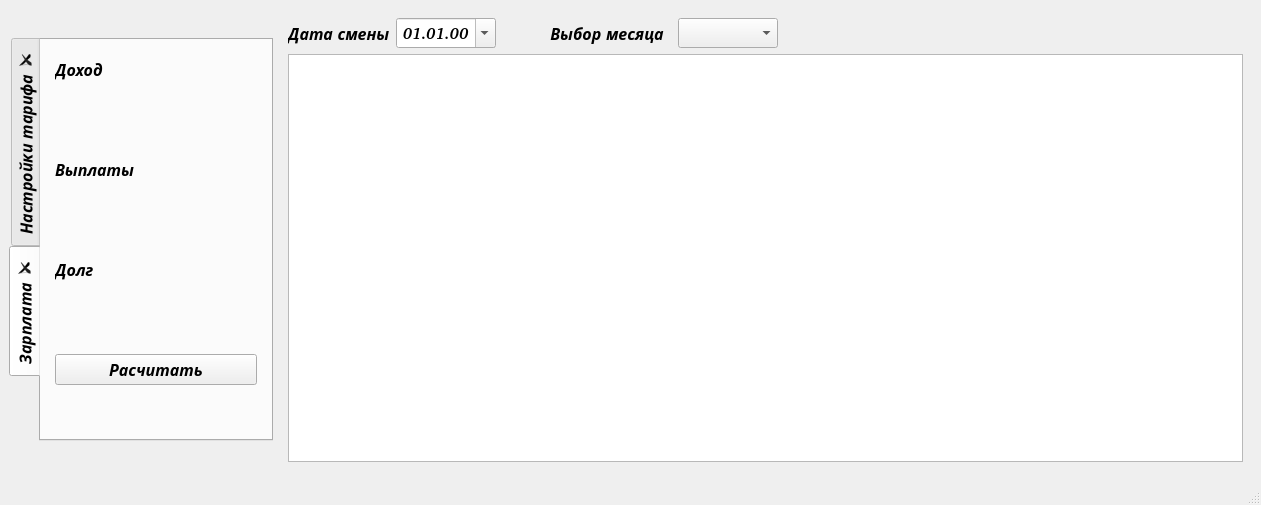
<?xml version="1.0" encoding="UTF-8"?>
<ui version="4.0">
 <class>MainWindow</class>
 <widget class="QMainWindow" name="MainWindow">
  <property name="geometry">
   <rect>
    <x>0</x>
    <y>0</y>
    <width>1261</width>
    <height>505</height>
   </rect>
  </property>
  <property name="sizePolicy">
   <sizepolicy hsizetype="Expanding" vsizetype="Expanding">
    <horstretch>0</horstretch>
    <verstretch>0</verstretch>
   </sizepolicy>
  </property>
  <property name="minimumSize">
   <size>
    <width>800</width>
    <height>300</height>
   </size>
  </property>
  <property name="maximumSize">
   <size>
    <width>1400</width>
    <height>505</height>
   </size>
  </property>
  <property name="font">
   <font>
    <family>C059 [UKWN]</family>
    <pointsize>12</pointsize>
    <weight>75</weight>
    <italic>true</italic>
    <bold>true</bold>
   </font>
  </property>
  <property name="mouseTracking">
   <bool>false</bool>
  </property>
  <property name="tabletTracking">
   <bool>false</bool>
  </property>
  <property name="windowTitle">
   <string>Моя зарплата в такси</string>
  </property>
  <property name="iconSize">
   <size>
    <width>48</width>
    <height>48</height>
   </size>
  </property>
  <widget class="QWidget" name="centralWidget">
   <property name="font">
    <font>
     <weight>75</weight>
     <italic>true</italic>
     <bold>true</bold>
    </font>
   </property>
   <layout class="QHBoxLayout" name="horizontalLayout_2">
    <item>
     <widget class="QTabWidget" name="tabWidget">
      <property name="sizePolicy">
       <sizepolicy hsizetype="Fixed" vsizetype="Fixed">
        <horstretch>0</horstretch>
        <verstretch>0</verstretch>
       </sizepolicy>
      </property>
      <property name="minimumSize">
       <size>
        <width>200</width>
        <height>400</height>
       </size>
      </property>
      <property name="baseSize">
       <size>
        <width>300</width>
        <height>500</height>
       </size>
      </property>
      <property name="tabPosition">
       <enum>QTabWidget::West</enum>
      </property>
      <property name="currentIndex">
       <number>1</number>
      </property>
      <property name="elideMode">
       <enum>Qt::ElideMiddle</enum>
      </property>
      <property name="tabsClosable">
       <bool>true</bool>
      </property>
      <property name="tabBarAutoHide">
       <bool>true</bool>
      </property>
      <widget class="QWidget" name="tab">
       <attribute name="title">
        <string>Настройки тарифа</string>
       </attribute>
       <layout class="QHBoxLayout" name="horizontalLayout_5">
        <item>
         <layout class="QVBoxLayout" name="verticalLayout_2" stretch="0,0,0,0,0">
          <property name="spacing">
           <number>10</number>
          </property>
          <property name="sizeConstraint">
           <enum>QLayout::SetFixedSize</enum>
          </property>
          <property name="leftMargin">
           <number>5</number>
          </property>
          <property name="topMargin">
           <number>5</number>
          </property>
          <property name="rightMargin">
           <number>5</number>
          </property>
          <property name="bottomMargin">
           <number>6</number>
          </property>
          <item>
           <widget class="QLabel" name="label_2">
            <property name="minimumSize">
             <size>
              <width>0</width>
              <height>30</height>
             </size>
            </property>
            <property name="text">
             <string>Выбор тарифа</string>
            </property>
           </widget>
          </item>
          <item>
           <widget class="QComboBox" name="comboBox_selectTariff">
            <property name="sizePolicy">
             <sizepolicy hsizetype="Expanding" vsizetype="Fixed">
              <horstretch>0</horstretch>
              <verstretch>0</verstretch>
             </sizepolicy>
            </property>
            <property name="minimumSize">
             <size>
              <width>150</width>
              <height>30</height>
             </size>
            </property>
            <property name="maximumSize">
             <size>
              <width>100</width>
              <height>30</height>
             </size>
            </property>
            <property name="contextMenuPolicy">
             <enum>Qt::ActionsContextMenu</enum>
            </property>
            <property name="editable">
             <bool>false</bool>
            </property>
            <property name="maxVisibleItems">
             <number>5</number>
            </property>
            <property name="maxCount">
             <number>10</number>
            </property>
           </widget>
          </item>
          <item>
           <widget class="QLabel" name="label_3">
            <property name="minimumSize">
             <size>
              <width>0</width>
              <height>30</height>
             </size>
            </property>
            <property name="text">
             <string>Настройки тарифа</string>
            </property>
           </widget>
          </item>
          <item>
           <widget class="QTableView" name="tableView_settingTariff">
            <property name="sizePolicy">
             <sizepolicy hsizetype="Preferred" vsizetype="Preferred">
              <horstretch>0</horstretch>
              <verstretch>0</verstretch>
             </sizepolicy>
            </property>
            <property name="minimumSize">
             <size>
              <width>200</width>
              <height>200</height>
             </size>
            </property>
            <property name="maximumSize">
             <size>
              <width>200</width>
              <height>400</height>
             </size>
            </property>
            <property name="contextMenuPolicy">
             <enum>Qt::ActionsContextMenu</enum>
            </property>
            <property name="alternatingRowColors">
             <bool>true</bool>
            </property>
            <property name="textElideMode">
             <enum>Qt::ElideMiddle</enum>
            </property>
            <attribute name="horizontalHeaderDefaultSectionSize">
             <number>90</number>
            </attribute>
            <attribute name="horizontalHeaderMinimumSectionSize">
             <number>30</number>
            </attribute>
           </widget>
          </item>
          <item>
           <spacer name="verticalSpacer">
            <property name="orientation">
             <enum>Qt::Vertical</enum>
            </property>
            <property name="sizeHint" stdset="0">
             <size>
              <width>20</width>
              <height>40</height>
             </size>
            </property>
           </spacer>
          </item>
         </layout>
        </item>
       </layout>
      </widget>
      <widget class="QWidget" name="tab_2">
       <attribute name="title">
        <string>Зарплата</string>
       </attribute>
       <layout class="QHBoxLayout" name="horizontalLayout_6">
        <item>
         <layout class="QVBoxLayout" name="verticalLayout_3" stretch="0,0,0,0,0,0,0,0,0,0,0">
          <property name="spacing">
           <number>10</number>
          </property>
          <property name="sizeConstraint">
           <enum>QLayout::SetFixedSize</enum>
          </property>
          <property name="leftMargin">
           <number>5</number>
          </property>
          <property name="topMargin">
           <number>5</number>
          </property>
          <property name="rightMargin">
           <number>5</number>
          </property>
          <property name="bottomMargin">
           <number>5</number>
          </property>
          <item>
           <widget class="QLabel" name="label_6">
            <property name="minimumSize">
             <size>
              <width>100</width>
              <height>30</height>
             </size>
            </property>
            <property name="text">
             <string>Доход</string>
            </property>
           </widget>
          </item>
          <item>
           <widget class="QLabel" name="label_salary">
            <property name="enabled">
             <bool>true</bool>
            </property>
            <property name="minimumSize">
             <size>
              <width>100</width>
              <height>30</height>
             </size>
            </property>
            <property name="frameShape">
             <enum>QFrame::NoFrame</enum>
            </property>
            <property name="text">
             <string/>
            </property>
            <property name="alignment">
             <set>Qt::AlignCenter</set>
            </property>
            <property name="buddy">
             <cstring></cstring>
            </property>
           </widget>
          </item>
          <item>
           <spacer name="verticalSpacer_4">
            <property name="orientation">
             <enum>Qt::Vertical</enum>
            </property>
            <property name="sizeType">
             <enum>QSizePolicy::Fixed</enum>
            </property>
            <property name="sizeHint" stdset="0">
             <size>
              <width>20</width>
              <height>20</height>
             </size>
            </property>
           </spacer>
          </item>
          <item>
           <widget class="QLabel" name="label_7">
            <property name="minimumSize">
             <size>
              <width>100</width>
              <height>30</height>
             </size>
            </property>
            <property name="text">
             <string>Выплаты</string>
            </property>
           </widget>
          </item>
          <item>
           <widget class="QLabel" name="label_payOut">
            <property name="enabled">
             <bool>true</bool>
            </property>
            <property name="minimumSize">
             <size>
              <width>100</width>
              <height>30</height>
             </size>
            </property>
            <property name="text">
             <string/>
            </property>
            <property name="alignment">
             <set>Qt::AlignCenter</set>
            </property>
           </widget>
          </item>
          <item>
           <spacer name="verticalSpacer_3">
            <property name="orientation">
             <enum>Qt::Vertical</enum>
            </property>
            <property name="sizeType">
             <enum>QSizePolicy::Fixed</enum>
            </property>
            <property name="sizeHint" stdset="0">
             <size>
              <width>20</width>
              <height>20</height>
             </size>
            </property>
           </spacer>
          </item>
          <item>
           <widget class="QLabel" name="label_9">
            <property name="minimumSize">
             <size>
              <width>100</width>
              <height>30</height>
             </size>
            </property>
            <property name="text">
             <string>Долг</string>
            </property>
           </widget>
          </item>
          <item>
           <widget class="QLabel" name="label_debt">
            <property name="enabled">
             <bool>true</bool>
            </property>
            <property name="minimumSize">
             <size>
              <width>100</width>
              <height>30</height>
             </size>
            </property>
            <property name="text">
             <string/>
            </property>
            <property name="alignment">
             <set>Qt::AlignCenter</set>
            </property>
           </widget>
          </item>
          <item>
           <spacer name="verticalSpacer_5">
            <property name="orientation">
             <enum>Qt::Vertical</enum>
            </property>
            <property name="sizeType">
             <enum>QSizePolicy::Fixed</enum>
            </property>
            <property name="sizeHint" stdset="0">
             <size>
              <width>20</width>
              <height>20</height>
             </size>
            </property>
           </spacer>
          </item>
          <item>
           <widget class="QPushButton" name="pushButton_calculation">
            <property name="sizePolicy">
             <sizepolicy hsizetype="Preferred" vsizetype="Fixed">
              <horstretch>0</horstretch>
              <verstretch>0</verstretch>
             </sizepolicy>
            </property>
            <property name="minimumSize">
             <size>
              <width>100</width>
              <height>30</height>
             </size>
            </property>
            <property name="text">
             <string>Расчитать</string>
            </property>
           </widget>
          </item>
          <item>
           <spacer name="verticalSpacer_2">
            <property name="orientation">
             <enum>Qt::Vertical</enum>
            </property>
            <property name="sizeHint" stdset="0">
             <size>
              <width>20</width>
              <height>40</height>
             </size>
            </property>
           </spacer>
          </item>
         </layout>
        </item>
       </layout>
      </widget>
     </widget>
    </item>
    <item>
     <widget class="QWidget" name="widget" native="true">
      <property name="minimumSize">
       <size>
        <width>400</width>
        <height>0</height>
       </size>
      </property>
      <layout class="QHBoxLayout" name="horizontalLayout_4">
       <item>
        <layout class="QVBoxLayout" name="verticalLayout">
         <item>
          <layout class="QHBoxLayout" name="horizontalLayout_3">
           <item>
            <widget class="QLabel" name="label">
             <property name="text">
              <string>Дата смены</string>
             </property>
            </widget>
           </item>
           <item>
            <widget class="QDateEdit" name="dateEdit_shifts">
             <property name="minimumSize">
              <size>
               <width>100</width>
               <height>30</height>
              </size>
             </property>
             <property name="alignment">
              <set>Qt::AlignCenter</set>
             </property>
             <property name="buttonSymbols">
              <enum>QAbstractSpinBox::NoButtons</enum>
             </property>
             <property name="displayFormat">
              <string>dd.MM.yy</string>
             </property>
             <property name="calendarPopup">
              <bool>true</bool>
             </property>
            </widget>
           </item>
           <item>
            <spacer name="horizontalSpacer_2">
             <property name="orientation">
              <enum>Qt::Horizontal</enum>
             </property>
             <property name="sizeType">
              <enum>QSizePolicy::Fixed</enum>
             </property>
             <property name="sizeHint" stdset="0">
              <size>
               <width>40</width>
               <height>20</height>
              </size>
             </property>
            </spacer>
           </item>
           <item>
            <widget class="QLabel" name="label_4">
             <property name="minimumSize">
              <size>
               <width>130</width>
               <height>0</height>
              </size>
             </property>
             <property name="text">
              <string>Выбор месяца</string>
             </property>
             <property name="alignment">
              <set>Qt::AlignCenter</set>
             </property>
            </widget>
           </item>
           <item>
            <widget class="QComboBox" name="comboBox_selectedMonth">
             <property name="minimumSize">
              <size>
               <width>100</width>
               <height>30</height>
              </size>
             </property>
             <property name="maxCount">
              <number>24</number>
             </property>
             <property name="sizeAdjustPolicy">
              <enum>QComboBox::AdjustToContents</enum>
             </property>
            </widget>
           </item>
           <item>
            <spacer name="horizontalSpacer">
             <property name="orientation">
              <enum>Qt::Horizontal</enum>
             </property>
             <property name="sizeHint" stdset="0">
              <size>
               <width>40</width>
               <height>20</height>
              </size>
             </property>
            </spacer>
           </item>
          </layout>
         </item>
         <item>
          <widget class="QTableView" name="tableView_shifts">
           <property name="contextMenuPolicy">
            <enum>Qt::ActionsContextMenu</enum>
           </property>
           <property name="alternatingRowColors">
            <bool>true</bool>
           </property>
           <property name="textElideMode">
            <enum>Qt::ElideMiddle</enum>
           </property>
           <attribute name="horizontalHeaderDefaultSectionSize">
            <number>80</number>
           </attribute>
           <attribute name="verticalHeaderDefaultSectionSize">
            <number>30</number>
           </attribute>
          </widget>
         </item>
        </layout>
       </item>
      </layout>
     </widget>
    </item>
   </layout>
  </widget>
  <widget class="QStatusBar" name="statusBar">
   <property name="sizeGripEnabled">
    <bool>true</bool>
   </property>
  </widget>
  <action name="action_addTariff">
   <property name="text">
    <string>Добавить тариф</string>
   </property>
   <property name="font">
    <font>
     <family>C059 [UKWN]</family>
     <pointsize>12</pointsize>
     <weight>75</weight>
     <italic>true</italic>
     <bold>true</bold>
    </font>
   </property>
  </action>
  <action name="action_removeTariff">
   <property name="text">
    <string>Удалить тариф</string>
   </property>
   <property name="font">
    <font>
     <family>C059 [UKWN]</family>
     <pointsize>12</pointsize>
     <weight>75</weight>
     <italic>true</italic>
     <bold>true</bold>
    </font>
   </property>
  </action>
  <action name="action_addRow">
   <property name="text">
    <string>Добвить строку</string>
   </property>
   <property name="font">
    <font>
     <family>C059 [UKWN]</family>
     <pointsize>12</pointsize>
     <weight>75</weight>
     <italic>true</italic>
     <bold>true</bold>
    </font>
   </property>
  </action>
  <action name="action_removeRow">
   <property name="text">
    <string>Удалить строку</string>
   </property>
   <property name="font">
    <font>
     <family>C059 [UKWN]</family>
     <pointsize>12</pointsize>
     <weight>75</weight>
     <italic>true</italic>
     <bold>true</bold>
    </font>
   </property>
  </action>
  <action name="action_saveTariff">
   <property name="text">
    <string>Сохранить тариф</string>
   </property>
   <property name="font">
    <font>
     <family>C059 [UKWN]</family>
     <pointsize>12</pointsize>
     <weight>75</weight>
     <italic>true</italic>
     <bold>true</bold>
    </font>
   </property>
  </action>
  <action name="action_saveSettings">
   <property name="text">
    <string>Сохранить настройки</string>
   </property>
   <property name="font">
    <font>
     <family>C059 [UKWN]</family>
     <pointsize>12</pointsize>
     <weight>75</weight>
     <italic>true</italic>
     <bold>true</bold>
    </font>
   </property>
  </action>
  <action name="action_addShift">
   <property name="text">
    <string>Добавить смену</string>
   </property>
  </action>
  <action name="action_removeShift">
   <property name="text">
    <string>Удалить смену</string>
   </property>
  </action>
  <action name="action_calculationShift">
   <property name="text">
    <string>Расчитать смену</string>
   </property>
  </action>
  <action name="action_saveData">
   <property name="text">
    <string>Сохранить данные</string>
   </property>
  </action>
  <action name="action_addMonth">
   <property name="text">
    <string>Добавить месяц</string>
   </property>
  </action>
  <action name="action_removeMonth">
   <property name="text">
    <string>Удалить месяц</string>
   </property>
  </action>
 </widget>
 <resources/>
 <connections/>
</ui>
